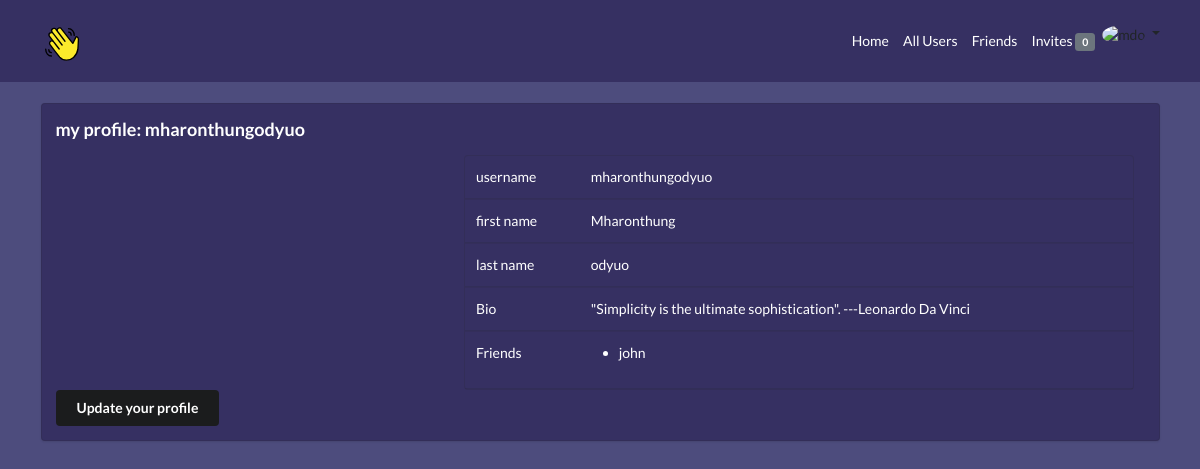
Screenshot of /profiles/myprofile/ (signed in) with the database file from the repository.
### profiles/models.py (models this page shows, shortened)
class Profile(models.Model):
    first_name = models.CharField(max_length=200, blank=True)
    last_name = models.CharField(max_length=200, blank=True)
    user = models.OneToOneField(User, on_delete=models.CASCADE)
    bio = models.TextField(default="No bio", max_length=300)
    email = models.EmailField(max_length=200, blank=True)
    country = models.CharField(max_length=200, blank=True)
    avatar = models.ImageField(default='avatar.png', upload_to='')
    friends = models.ManyToManyField(User, blank=True, related_name='friends')
    slug = models.SlugField(unique=True, blank=True)
    updated = models.DateTimeField(auto_now=True)
    created = models.DateTimeField(auto_now_add=True)
    objects = ProfileManager()
    def get_friends(self):
        return self.friends.all()
    __initial_first_name = None
    __initial_last_name = None
    def __init__(self, *args, **kwargs):
        super().__init__(*args, **kwargs)
        self.__initial_first_name = self.first_name
        self.__initial_last_name  = self.last_name

### profiles/views.py (the view)
# urls.py: path('myprofile/', my_profile_view, name="my_profile_view"),
@login_required
def my_profile_view(request):
    profile = Profile.objects.get(user=request.user)
    form = ProfileModelForm(request.POST or None, request.FILES or None, instance=profile)
    confirm = False
    if request.method == 'POST':
        if form.is_valid():#if the user enters the correct data then save the form
            form.save()
            confirm = True
    context = {
        'profile':profile,
        'form': form,
        'confirm': confirm
    }#pass all these data to the template
    return render(request, 'profiles/myprofile.html', context)

### profiles/context_processors.py (called while the page is built)
def profile_pic(request):
    if request.user.is_authenticated:
        profile_obj = Profile.objects.get(user=request.user)
        pic = profile_obj.avatar
        return {'picture':pic}
    return {}

def invitation_received_no(request):
    if request.user.is_authenticated:
          profile_obj = Profile.objects.get(user=request.user)
          qs_count = Relationship.objects.invitations_received(profile_obj).count()
          return {'invites_num': qs_count}
    return {}

### profiles/models.py (called while the page is built)
    def invitations_received(self, receiver):
        qs = Relationship.objects.filter(receiver=receiver, status='send')
        return qs

### profiles/templates/profiles/myprofile.html (shortened to what this page needs)
{% load static %}
<!doctype html>
<html lang="en">
  <head>
    <link rel="stylesheet" href="{% static 'style.css' %}">
    <link href="https://cdn.jsdelivr.net/npm/bootstrap@5.0.1/dist/css/bootstrap.min.css" rel="stylesheet">
    <link rel="stylesheet" type='text/css' href="https://cdnjs.cloudflare.com/ajax/libs/semantic-ui/2.2.14/semantic.min.css">
  </head>
  <body class="my_body">
    {% include 'main/navbar.html' %}
    <div class="container">
<div class="ui segment" style="color: white;background-color:#363062;">
    <h3>my profile: {{ request.user }}</h3>
    <div class="ui grid">
    <div class="row">
        <div class="six wide column">
        </div>
            <div class="ten wide column">
                <table class="ui table" style="color: white;background-color:#363062;">
                    <tbody>
                        <tr>
                            <td>username</td>
                            <td>{{profile.user}}</td>
                        </tr>
                        <tr>
                            <td>first name</td>
                            <td>{{profile.first_name}}</td>
                        </tr>
                        <tr>
                            <td>last name</td>
                            <td>{{profile.last_name}}</td>
                        </tr>
                        <tr>
                            <td>Bio</td>
                            <td>{{profile.bio}}</td>
                        </tr>
                        <tr>
                            <td>Friends</td>
                            <td>{% for friend in profile.get_friends %}
                                <ul>
                                    <li>{{friend}}</li>
                                </ul>
                                {% endfor %}
                            </td>
                        </tr>
                    </tbody>
                </table>
            </div>
    </div>
</div>
<button class="ui secondary button" id="modal-btn">Update your profile</button>
</div>
{% load static %}
</body>
</html>

### static_project/style.css (style rules this page uses)
.my_body { background-color: #4D4C7D; }

### rows the page displays
Profile: user "mharonthungodyuo", first_name "Mharonthung", last_name "odyuo", bio "\"Simplicity is the ultimate sophistication\". ---Leonardo Da Vinci"

### other values shown
{{ invites_num }} "0"
{{ request.user }} "mharonthungodyuo"
{{ friend }} "john"
